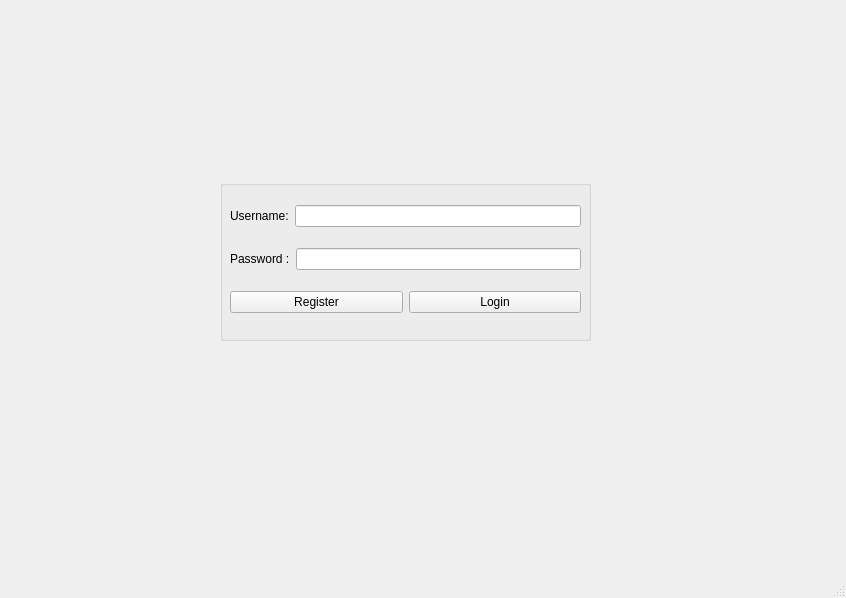
<?xml version="1.0" encoding="UTF-8"?>
<ui version="4.0">
 <class>MainWindow</class>
 <widget class="QMainWindow" name="MainWindow">
  <property name="geometry">
   <rect>
    <x>0</x>
    <y>0</y>
    <width>846</width>
    <height>598</height>
   </rect>
  </property>
  <property name="windowTitle">
   <string>MainWindow</string>
  </property>
  <widget class="QWidget" name="centralwidget">
   <widget class="QGroupBox" name="groupBox">
    <property name="geometry">
     <rect>
      <x>220</x>
      <y>180</y>
      <width>371</width>
      <height>161</height>
     </rect>
    </property>
    <property name="title">
     <string/>
    </property>
    <property name="alignment">
     <set>Qt::AlignCenter</set>
    </property>
    <property name="flat">
     <bool>false</bool>
    </property>
    <property name="checkable">
     <bool>false</bool>
    </property>
    <widget class="QWidget" name="verticalLayoutWidget">
     <property name="geometry">
      <rect>
       <x>10</x>
       <y>10</y>
       <width>351</width>
       <height>141</height>
      </rect>
     </property>
     <layout class="QVBoxLayout" name="verticalLayout">
      <item>
       <layout class="QHBoxLayout" name="horizontalLayout">
        <item>
         <widget class="QLabel" name="label">
          <property name="text">
           <string>Username:</string>
          </property>
         </widget>
        </item>
        <item>
         <widget class="QLineEdit" name="leUsername"/>
        </item>
       </layout>
      </item>
      <item>
       <layout class="QHBoxLayout" name="horizontalLayout_2">
        <item>
         <widget class="QLabel" name="label_2">
          <property name="text">
           <string>Password :</string>
          </property>
         </widget>
        </item>
        <item>
         <widget class="QLineEdit" name="lePassword"/>
        </item>
       </layout>
      </item>
      <item>
       <layout class="QHBoxLayout" name="horizontalLayout_3">
        <item>
         <widget class="QPushButton" name="btnRegister">
          <property name="text">
           <string>Register</string>
          </property>
         </widget>
        </item>
        <item>
         <widget class="QPushButton" name="btnLogin">
          <property name="text">
           <string>Login</string>
          </property>
         </widget>
        </item>
       </layout>
      </item>
     </layout>
    </widget>
   </widget>
  </widget>
  <widget class="QMenuBar" name="menubar">
   <property name="geometry">
    <rect>
     <x>0</x>
     <y>0</y>
     <width>846</width>
     <height>26</height>
    </rect>
   </property>
  </widget>
  <widget class="QStatusBar" name="statusbar">
   <property name="enabled">
    <bool>true</bool>
   </property>
  </widget>
 </widget>
 <resources/>
 <connections/>
</ui>
